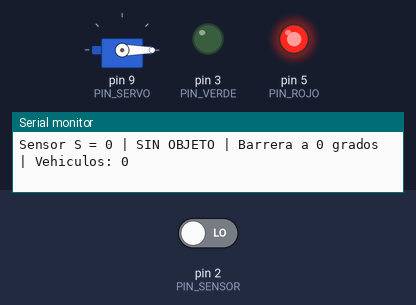
A sketch run on a simulated Arduino Uno, built with avr-gcc and run on an emulated ATmega328P. On the bench: servo, output pins drawn as LEDs (lit = HIGH), the last lines printed to the serial monitor. The inputs (shaded band) are chosen by the test bench; at power-on: pin 2 (PIN_SENSOR) LOW.

Above: at 5.9 s.
6.0 s: pin 2 (PIN_SENSOR) driven HIGH
At 6.7 s:
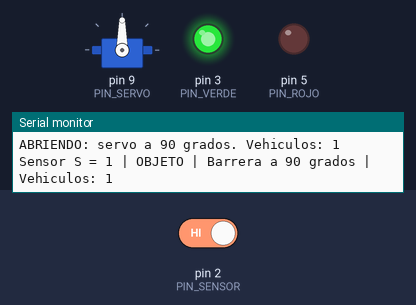
7.5 s: pin 2 (PIN_SENSOR) driven LOW
At 11.3 s:
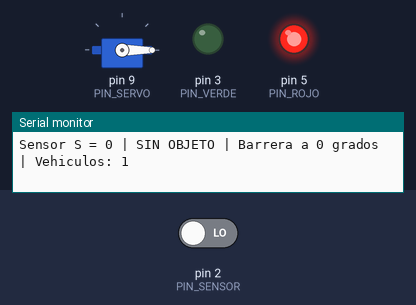
Timing chart, 0 to 12.8 s (numbered marks = the images above; inputs shaded):
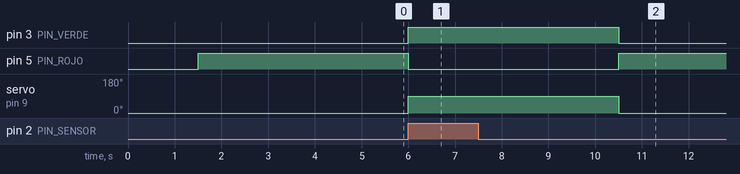

Measured:
- after the input at 6.0 s, pin 3 (PIN_VERDE): LOW → HIGH at once; pin 5 (PIN_ROJO): HIGH → LOW at once; servo on pin 9 (PIN_SERVO): 0° → 90° at once
- after the input at 7.5 s, pin 3 (PIN_VERDE): HIGH → LOW after 3.0 s; pin 5 (PIN_ROJO): LOW → HIGH after 3.0 s; servo on pin 9 (PIN_SERVO): 90° → 0° after 3.0 s

The sketch:

Ejercicio8_Barrera_de_Acceso.ino
```cpp
/*
  ============================================================================
  EJERCICIO 8: BARRERA DE ACCESO CON INFRARROJO Y SERVO
  Curso Arduino IoT y Domotica - Universidad Americana (UAM)
  ============================================================================

  PLACA:        Arduino UNO R4 WiFi
  COMPONENTES:  - Sensor infrarrojo Keyestudio KS0051 (pines G, V, S, EN)
                - Servomotor SG90 de posicion (brazo de la barrera)
                - Fuente regulada de 5 V para el servo
                - Modulo semaforo Keyestudio Traffic Light (GND, G, Y, R)
  LIBRERIA:     Servo (viene incluida con el Arduino IDE)

  CONEXIONES:   Sensor    G -> GND   V -> 5V   S -> D2   (EN sin cable:
                                                     puente amarillo puesto)
                Servo     senal (naranja/amarillo) -> D9
                          rojo   -> positivo de la fuente de 5 V
                          marron -> negativo de la fuente
                Fuente    negativo -> TAMBIEN a GND del Arduino (tierra comun)
                Semaforo  GND -> GND   G -> D3 (verde)   R -> D5 (rojo)

  QUE HACE:     1. Al encender, aprende cual es el estado del sensor cuando
                   NO hay objeto delante (zona libre).
                2. Barrera CERRADA: servo a 0 grados y semaforo en ROJO.
                3. Al detectar un objeto, la barrera se ABRE: servo a 90
                   grados y semaforo en VERDE. Se cuenta un vehiculo.
                4. Mientras haya objeto, sigue abierta. Cuando pasan 3 s
                   seguidos sin detectar nada, se CIERRA.
                5. El Monitor Serial muestra los eventos y el contador.

  IMPORTANTE:   Durante los 3 primeros segundos NO ponga nada frente al
                sensor. Es una maqueta educativa: no se usa como proteccion
                de personas ni de vehiculos reales.

  MONITOR SERIAL: 9600 baudios.
  ============================================================================
*/

// Se incluye la libreria que genera los pulsos de control del servo.
#include <Servo.h>

// ============================================================================
// 1. PINES Y CONSTANTES
// ============================================================================

// Pin donde se conecta la salida (S) del sensor infrarrojo.
const int PIN_SENSOR = 2;

// Pin donde se conecta la senal de control del servo.
const int PIN_SERVO = 9;

// Pines del modulo semaforo: verde = barrera abierta, rojo = cerrada.
const int PIN_VERDE = 3;
const int PIN_ROJO  = 5;

// Posicion del servo con la barrera cerrada (brazo horizontal), en grados.
const int POSICION_CERRADA = 0;

// Posicion del servo con la barrera abierta (brazo vertical), en grados.
const int POSICION_ABIERTA = 90;

// Tiempo sin detectar nada antes de cerrar: 3000 ms = 3 s.
const unsigned long TIEMPO_CIERRE_MS = 3000UL;

// Cada cuantos ms se muestra el estado en el Monitor Serial: 500 ms.
const unsigned long INTERVALO_MENSAJE_MS = 500UL;

// Cuantas lecturas se toman al arrancar para aprender el estado libre.
const int MUESTRAS_INICIALES = 20;

// ============================================================================
// 2. VARIABLES DE ESTADO
// ============================================================================

// Objeto que representa el servo.
Servo barrera;

// Valor (HIGH o LOW) que entrega el sensor cuando NO hay objeto.
// Se aprende al arrancar; asi funciona aunque el modulo trabaje al reves.
int estadoSinObjeto = LOW;

// Estado de la barrera: true = abierta, false = cerrada.
bool barreraAbierta = false;

// Instante (millis) de la ultima vez que se detecto un objeto.
unsigned long ultimaDeteccion = 0;

// Instante (millis) del ultimo mensaje enviado al Monitor Serial.
unsigned long ultimoMensaje = 0;

// Cantidad de vehiculos contados (una apertura = un vehiculo).
int vehiculos = 0;

// ============================================================================
// 3. FUNCIONES PROPIAS
// ============================================================================

// Enciende el LED del semaforo que corresponde al estado de la barrera.
//   abierta : true = verde encendido, rojo apagado; false = al reves
void mostrarSemaforo(bool abierta) {
  // Verde solo si la barrera esta abierta.
  digitalWrite(PIN_VERDE, abierta ? HIGH : LOW);
  // Rojo solo si la barrera esta cerrada.
  digitalWrite(PIN_ROJO, abierta ? LOW : HIGH);
}

// Abre la barrera: mueve el servo, cambia el semaforo y cuenta el vehiculo.
void abrirBarrera() {
  // Orden al servo: ir a la posicion de apertura (90 grados).
  barrera.write(POSICION_ABIERTA);
  // Guarda el nuevo estado.
  barreraAbierta = true;
  // Semaforo en verde.
  mostrarSemaforo(true);
  // Cuenta un vehiculo mas.
  vehiculos++;
  // Informa por el Monitor Serial.
  Serial.print("ABRIENDO: servo a 90 grados. Vehiculos: ");
  Serial.println(vehiculos);
}

// Cierra la barrera: mueve el servo y cambia el semaforo.
void cerrarBarrera() {
  // Orden al servo: volver a la posicion cerrada (0 grados).
  barrera.write(POSICION_CERRADA);
  // Guarda el nuevo estado.
  barreraAbierta = false;
  // Semaforo en rojo.
  mostrarSemaforo(false);
  // Informa por el Monitor Serial.
  Serial.println("CERRANDO: servo a 0 grados.");
}

// ============================================================================
// 4. setup(): SE EJECUTA UNA SOLA VEZ AL ENCENDER
// ============================================================================
void setup() {
  // Abre la comunicacion con el Monitor Serial a 9600 baudios.
  Serial.begin(9600);
  // Pausa breve para que el Monitor Serial alcance a conectarse.
  delay(1500);

  // El sensor es una entrada; el semaforo son dos salidas.
  pinMode(PIN_SENSOR, INPUT);
  pinMode(PIN_VERDE, OUTPUT);
  pinMode(PIN_ROJO, OUTPUT);

  // Conecta el servo al pin de control y lo lleva a la posicion cerrada.
  barrera.attach(PIN_SERVO);
  barrera.write(POSICION_CERRADA);
  // Semaforo en rojo: la barrera empieza cerrada.
  mostrarSemaforo(false);

  // Mensajes de bienvenida.
  Serial.println("BARRERA DE ACCESO - ARDUINO UNO R4 WIFI");
  Serial.println("---------------------------------------");

  // Cuenta regresiva de 3 s: es el tiempo para dejar libre el sensor.
  for (int segundos = 3; segundos > 0; segundos--) {
    Serial.print("Mantenga libre el sensor. Inicio en ");
    Serial.print(segundos);
    Serial.println(" segundos.");
    delay(1000);
  }

  // Toma 20 lecturas con la zona libre y cuenta cuantas fueron HIGH.
  int cantidadDeUnos = 0;
  for (int muestra = 0; muestra < MUESTRAS_INICIALES; muestra++) {
    cantidadDeUnos += digitalRead(PIN_SENSOR);
    delay(10);
  }

  // El valor que aparecio en la mayoria de las lecturas es el estado "libre".
  estadoSinObjeto = (cantidadDeUnos >= MUESTRAS_INICIALES / 2) ? HIGH : LOW;

  // Muestra el estado aprendido.
  Serial.print("Estado del sensor SIN objeto: ");
  Serial.println(estadoSinObjeto);
  Serial.println("Sistema listo. Acerque un objeto.");
}

// ============================================================================
// 5. loop(): SE REPITE CONTINUAMENTE
// ============================================================================
void loop() {
  // Lee el reloj una sola vez por vuelta.
  unsigned long ahora = millis();

  // Lee el sensor: HIGH o LOW.
  int lectura = digitalRead(PIN_SENSOR);

  // Hay objeto si la lectura es DISTINTA del estado aprendido como "libre".
  bool hayObjeto = (lectura != estadoSinObjeto);

  if (hayObjeto) {
    // Cada deteccion renueva el tiempo de espera para cerrar.
    ultimaDeteccion = ahora;
    // Si la barrera estaba cerrada, se abre (y se cuenta un vehiculo).
    if (!barreraAbierta) {
      abrirBarrera();
    }
  } else if (barreraAbierta && (ahora - ultimaDeteccion >= TIEMPO_CIERRE_MS)) {
    // Barrera abierta y ya pasaron 3 s seguidos sin objeto: se cierra.
    cerrarBarrera();
  }

  // Cada 500 ms muestra el estado (sin delay(), para seguir leyendo el sensor).
  if (ahora - ultimoMensaje >= INTERVALO_MENSAJE_MS) {
    // Anota el instante del mensaje.
    ultimoMensaje = ahora;
    // Muestra la lectura cruda del sensor.
    Serial.print("Sensor S = ");
    Serial.print(lectura);
    // Describe la situacion actual.
    if (hayObjeto) {
      Serial.print(" | OBJETO | Barrera a 90 grados");
    } else if (barreraAbierta) {
      Serial.print(" | SIN OBJETO | Esperando para cerrar");
    } else {
      Serial.print(" | SIN OBJETO | Barrera a 0 grados");
    }
    // Muestra el contador de vehiculos.
    Serial.print(" | Vehiculos: ");
    Serial.println(vehiculos);
  }
}
```
